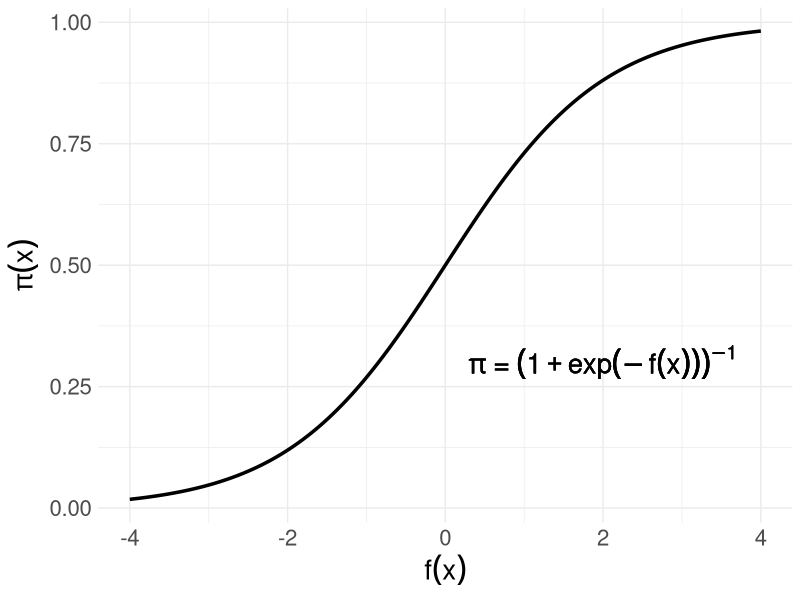
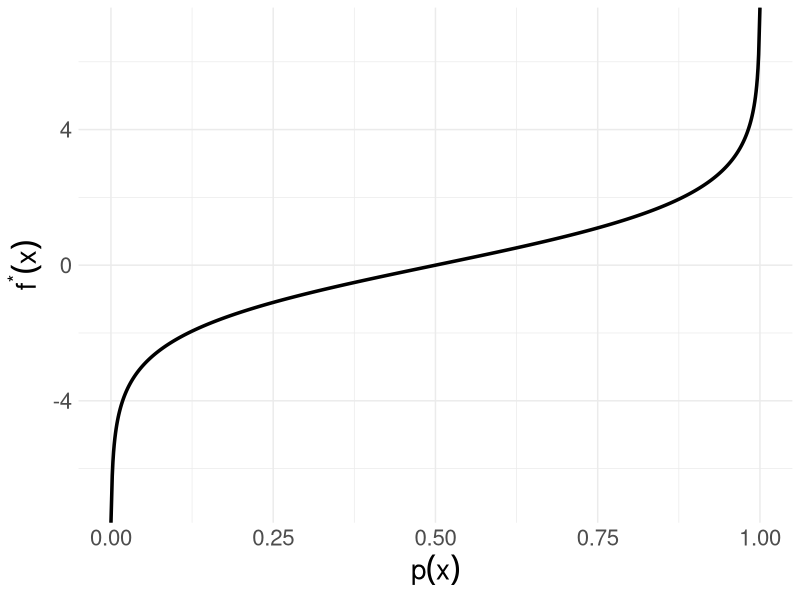
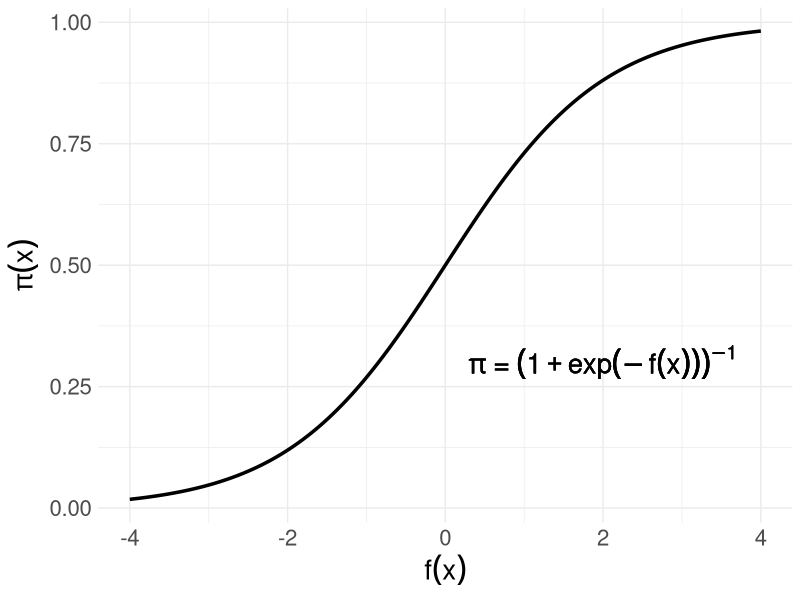
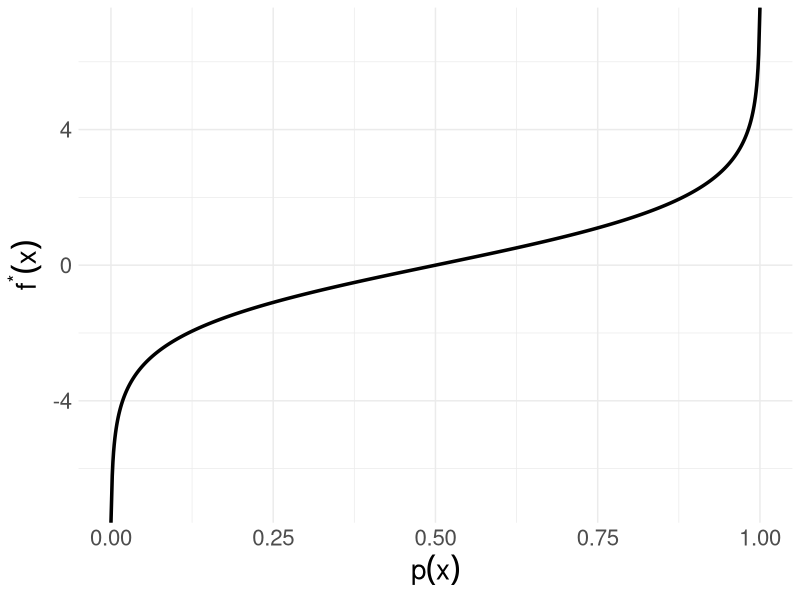

R code for these plots, in order:
# ------------------------------------------------------------------------------
# classification bernoulli

# FIG: logistic function and its inverse logit function
# ------------------------------------------------------------------------------

library(ggplot2)
theme_set(theme_minimal())

# DATA -------------------------------------------------------------------------

logistic = function(f){
  1 / (1 + exp(-f))
}

logit = function(p){
  log(p / (1 - p))
}

f <- seq(-4, 4, by = 0.01)
y_log <- logistic(f)

pix <- seq(0, 1, by = 0.001)
y_logit <- logit(pix)

df_1 <- data.frame(x = f, y = y_log)
df_2 <- data.frame(x = pix, y = y_logit)

# PLOT -------------------------------------------------------------------------

p_1 <- ggplot(df_1, aes(x = x, y = y)) + 
  geom_line(size = 1.2) +
  xlab(expression(f(x))) +
  ylab(expression(pi(x)))

p_1 <- p_1 + 
  annotate(
    "text",
    x = 2,
    y = 0.3,
    label = bquote(pi ~ "=" ~ (1 + exp(-f(x)))^-1),
    size = 7)

p_1 <- p_1 + theme(text = element_text(size = 20))
p_1
ggsave("../figure/logistic.png", p_1, height = 4, width = 6)
       
p_2 <- ggplot(df_2, aes(x = x, y = y)) + 
  geom_line(size = 1.2) +
  xlab(expression(p(x))) +
  ylab(expression(f^"*"*(x))) +
  theme(text = element_text(size = 20))
p_2
ggsave("../figure/logistic_inverse.png", p_2, height = 6, width = 8)
